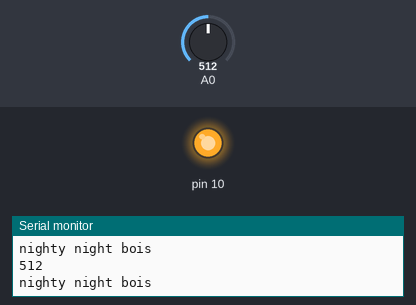
This sketch was run on a simulated Arduino Uno, built with avr-gcc and run on an emulated ATmega328P. Parts: output pins drawn as LEDs (lit = HIGH), the last lines printed to the serial monitor. Inputs (shaded band) come from the test bench; at power-on: A0 = 512.

Above: at 5.8 s.
5.9 s: A0 set to 486
At 10.6 s:
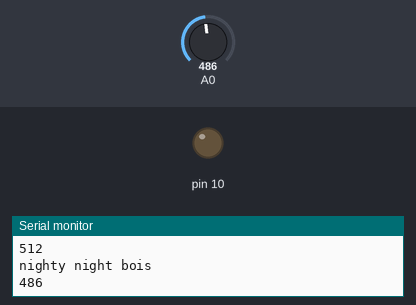
11.9 s: A0 set to 510
At 13.3 s:
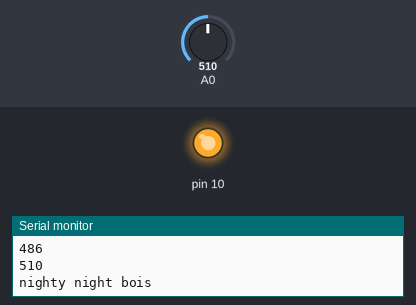
17.9 s: A0 set to 490
At 23.4 s:
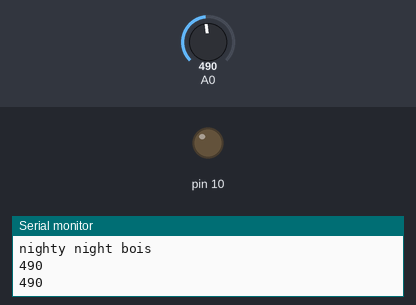
Timing chart, 0 to 24.9 s (numbered marks = the images above; inputs shaded):
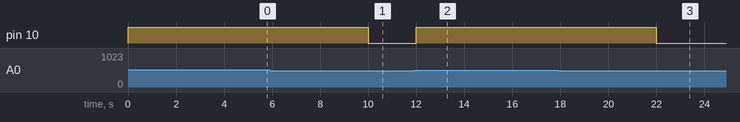

Measured:
- the behaviour switches between 501 and 500 on A0 (found by bisection; images 0 and 1)
- after the input at 5.9 s, pin 10: HIGH → LOW after 4.1 s
- after the input at 11.9 s, pin 10: LOW → HIGH after 0.10 s
- after the input at 17.9 s, pin 10: HIGH → LOW after 4.1 s

The sketch:

auto_night_light.ino
```cpp
void setup ()
{
  //Define pin 10 as the output
  pinMode(10, OUTPUT);
  //Define the baud rate
  Serial.begin(9600);
}
void loop()
{
  //photoresistor input is A0
  //Input from the photoresistor is read
  int i=analogRead(A0);
  Serial.println(i);

  //If the resistance is high, it means the room is dark
  if (i > 500)  {
    Serial.print("nighty night bois");
    Serial.print("\n");

    //The lamp is sent a signal to turn on
    digitalWrite(10, HIGH);
    delay(5000);
}
  else{
    //If the resistance is lesser than the defined value above
    //then the lamp is kept off
    digitalWrite(10, LOW);
    delay(1000);
  }
}
```
